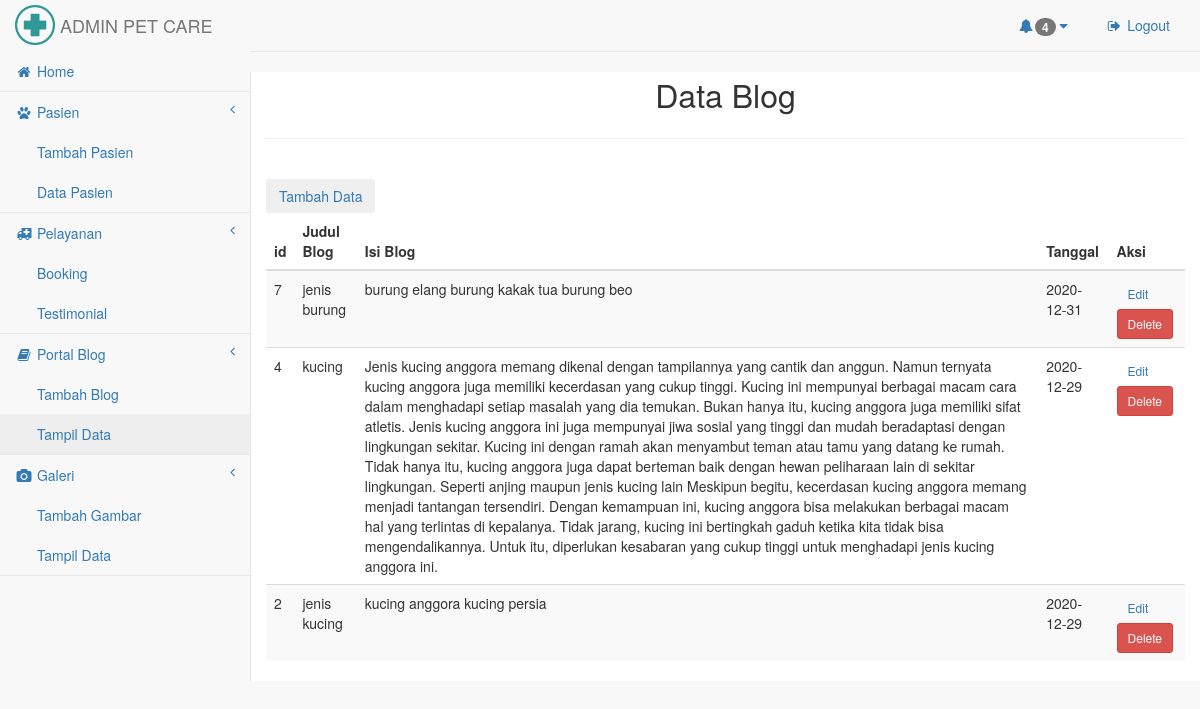
Screenshot of /adminnpet/index.php?page=blog (signed in) with the database file from the repository.
### tables this page shows
CREATE TABLE `blog` (
  `id` int(11) NOT NULL,
  `judul` varchar(200) NOT NULL,
  `isi` text NOT NULL,
  `tgl` date NOT NULL,
  `gambar` text NOT NULL
);

### adminnpet/blog.php (the view, shortened to what this page needs)
<?php
include('config.php');
?>
    <div class="row" style="margin-top:20px">
        <center><font size="6">Data Blog</font></center>
        <hr>
        <form action="<?php echo $_SERVER["PHP_SELF"];?>" method="post">
    </form>
        <a href="index.php?page=tambah_blog"><button class="btn btn-dark right">Tambah Data</button></a>
        <div class="table-responsive">
        <table class="table table-striped jambo_table bulk_action">
            <thead>
                <tr>
                    <th>id</th>
                    <th>Judul Blog</th>
                    <th>Isi Blog</th>
                    <th>Tanggal</th>
                    <th>Aksi</th>
                </tr>
            </thead>
            <tbody>
                <?php
                $sql = mysqli_query($koneksi, "SELECT * FROM blog ORDER BY id DESC") or die(mysqli_error($koneksi));
                if(mysqli_num_rows($sql) > 0){
                    while($data = mysqli_fetch_assoc($sql)){
                        echo '
                        <tr>
                            <td>'.$data['id'].'</td>
                            <td>'.$data['judul'].'</td>
                            <td>'.$data['isi'].'</td>
                            <td>'.$data['tgl'].'</td>
                            <td>
                                <a href="index.php?page=edit_blog&id='.$data['id'].'" class="btn btn-secondary btn-sm">Edit</a>
                                <a href="hapusblog.php?judul='.$data['judul'].'" class="btn btn-danger btn-sm" onclick="return confirm(\'Yakin ingin menghapus data ini?\')">Delete</a>
                            </td>
                        </tr>
                        ';
                    }
                }else{
                    echo '
                    <tr>
                        <td colspan="6">Tidak ada data.</td>
                    </tr>
                    ';
                }
                ?>
        </table>
    </div>
    </div>

### adminnpet/css/sb-admin-2.css (style rules this page uses)
body { background-color: #f8f8f8; }

### rows the page displays
blog: id "7", judul "jenis burung", isi "burung elang burung kakak tua burung beo", tgl "2020-12-31"
blog: id "4", judul "kucing", isi "Jenis kucing anggora memang dikenal dengan tampilannya yang cantik dan anggun. Namun ternyata kucing anggora juga memiliki kecerdasan yang cukup tinggi. Kucing ini mempunyai berbagai macam cara dalam menghadapi setiap masalah yang dia temukan. Bukan hanya itu, kucing anggora juga memiliki sifat atletis. Jenis kucing anggora ini juga mempunyai jiwa sosial yang tinggi dan mudah beradaptasi dengan lingkungan sekitar. Kucing ini dengan ramah akan menyambut teman atau tamu yang datang ke rumah. Tidak hanya itu, kucing anggora juga dapat berteman baik dengan hewan peliharaan lain di sekitar lingkungan. Seperti anjing maupun jenis kucing lain Meskipun begitu, kecerdasan kucing anggora memang…", tgl "2020-12-29"
blog: id "2", judul "jenis kucing", isi "kucing anggora kucing persia", tgl "2020-12-29"

### other values shown
$jumlah "4"
